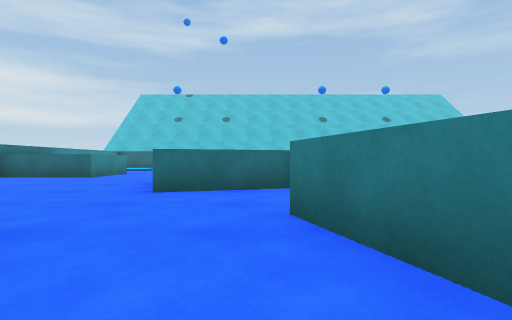
[1] (above)

22 first-person views from a walk through a Unity game level. The camera is 0.51 m above the floor, looks level and sees 80° across. The floor is counted in squares, 1 m on a side. Each view is taken from the middle of a square. On the plan, view 1 faces up. The plan holds only what a view shows up to about 9 squares ahead; the rest is blank. The place goes on beyond the plan. The player character is not drawn.

[2]
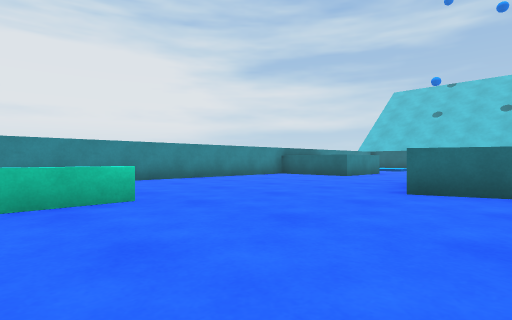

[3]
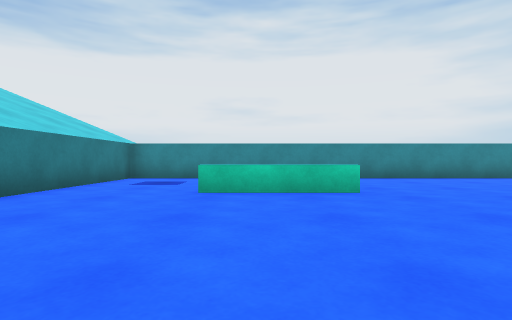

[4]
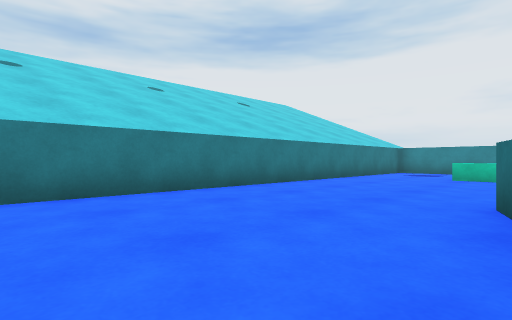

[5]
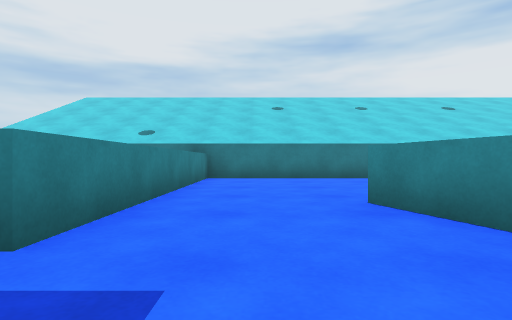

[6]
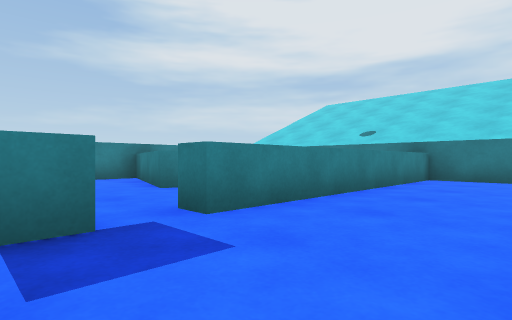

[7]
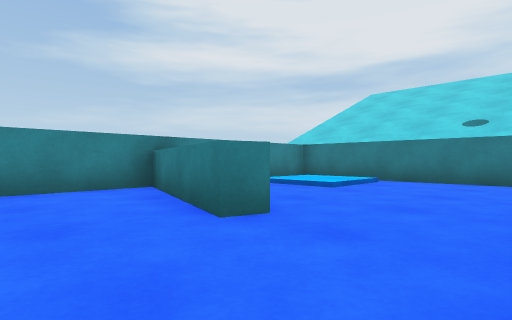

[8]
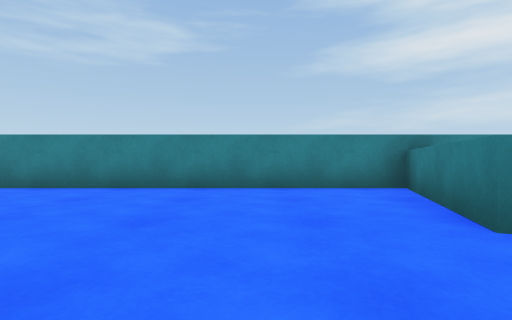

[9]
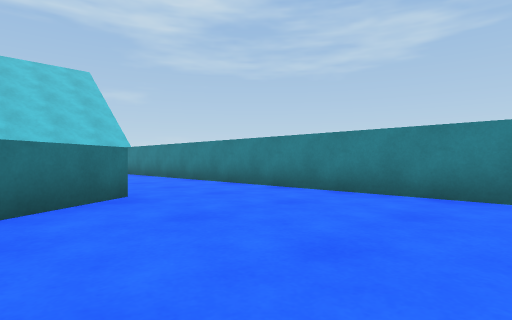

[10]
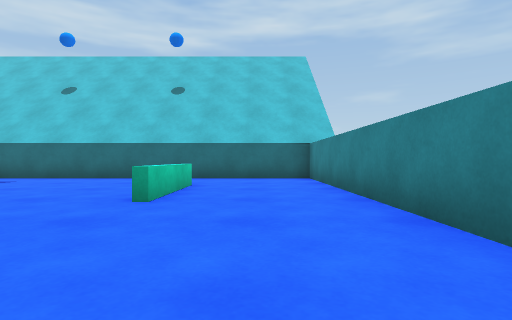

[11]
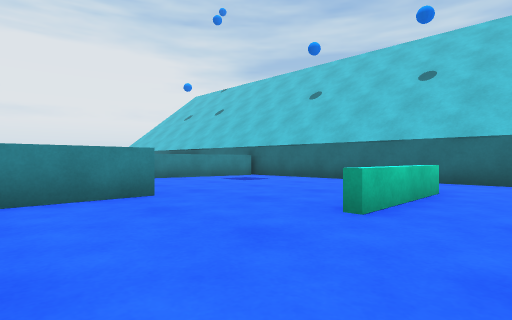

[12]
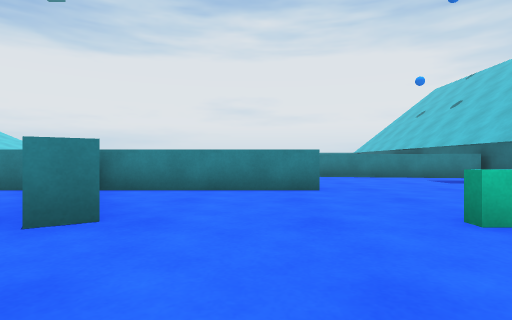

[13]
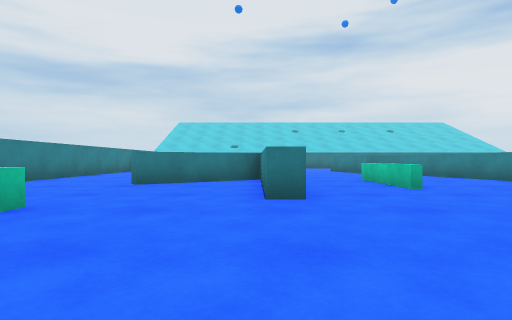

[14]
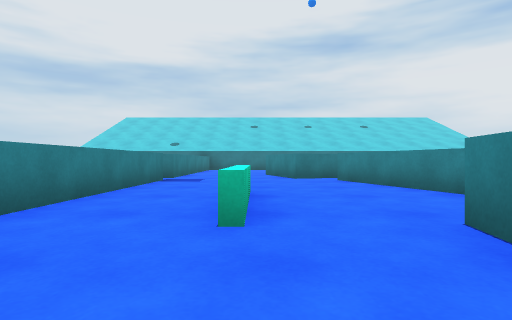

[15]
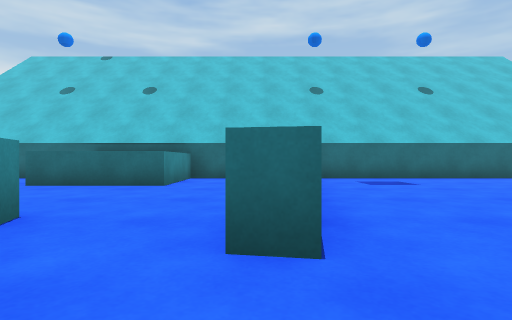

[16]
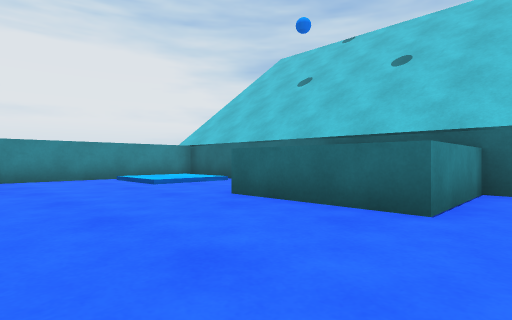

[17]
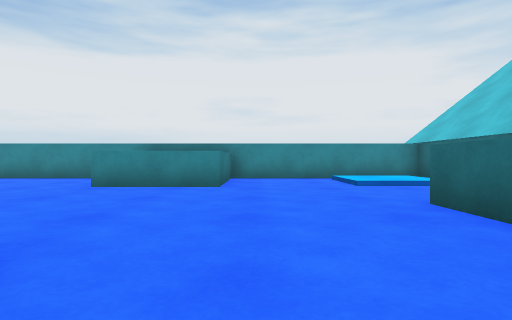

[18]
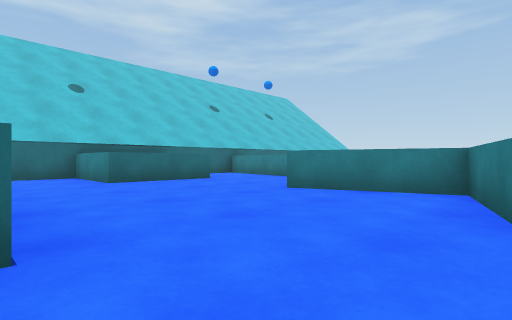

[19]
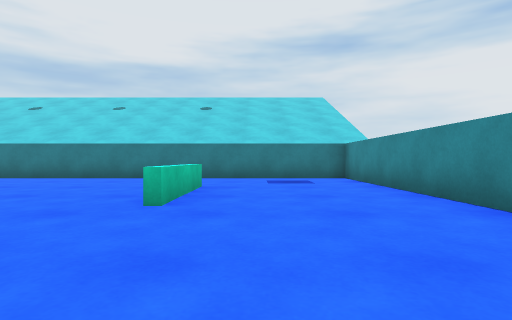

[20]
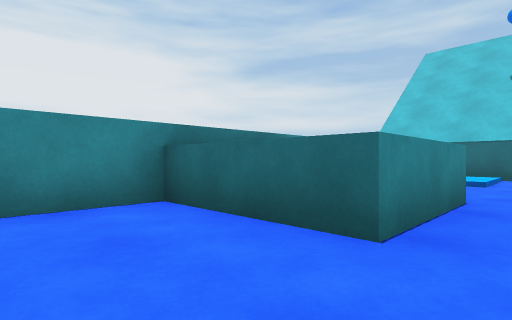

[21]
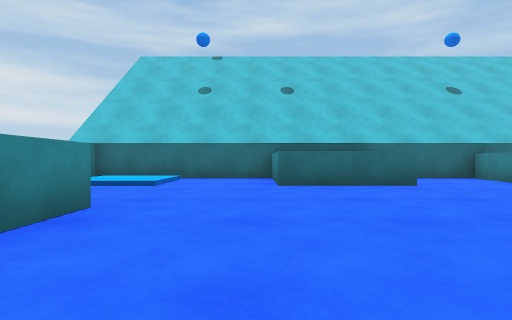

[22]
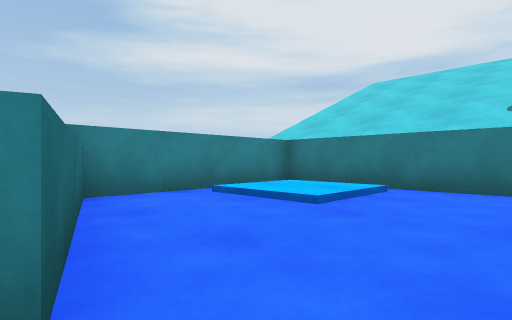

### Floor plan
Key: @ floor where view 1 was taken; # wall or solid block; . main floor; : floor 0.1 m higher than the main floor; / step, stairs or slope; = window, fence, low wall or low ledge; ^ raised ledge.
Columns run from 8 left of view 1 to 13 right of it. Each row starts with its distance up from view 1.
 17 ######################
 16 #///..^^^..^ ........#
 15 #/:/..^ ^..^.........#
 14 #///..^^^..^.........#
 13 #..........^.........#
 12 #.........^^.....=...#
 11 #^^^......^....^.....#
 10 #  ^....^.^....^.....#
  9 #^^^....^...=..^.....#
  8 #.......^^..=..^^^...#
  7 #.....^^ ^..=..^^....#
  6 #.....^ ^^.....^.....#
  5 #......^.^.....^.....#
  4 #........ ##.........#
  3 #........^^^...^.....#
  2 #........^ ^...^.^^^.#
  1 #...=....^^^...^...^^#
  0 #...=...@......^.....#
 -1 #...=..........^..///#
 -2 #..............^../:/#
 -3 #..............^..///#
 -4 ######################

Positions as (right, up) in squares from view 1, and headings:
1: (0, 0), facing up
2: (0, 0), facing up-left
3: (1, 0), facing left
4: (5, 1), facing down-left
5: (5, 5), facing down
6: (4, 5), facing down-right
7: (7, 4), facing down-right
8: (7, 4), facing right
9: (8, 4), facing up-right
10: (11, 8), facing up
11: (11, 9), facing up-left
12: (12, 10), facing left
13: (7, 15), facing down
14: (4, 12), facing down
15: (2, 8), facing up
16: (1, 11), facing up-left
17: (1, 12), facing left
18: (-5, 7), facing up-right
19: (-5, 5), facing down
20: (-4, 7), facing up-left
21: (-3, 8), facing up
22: (8, 2), facing down-right
